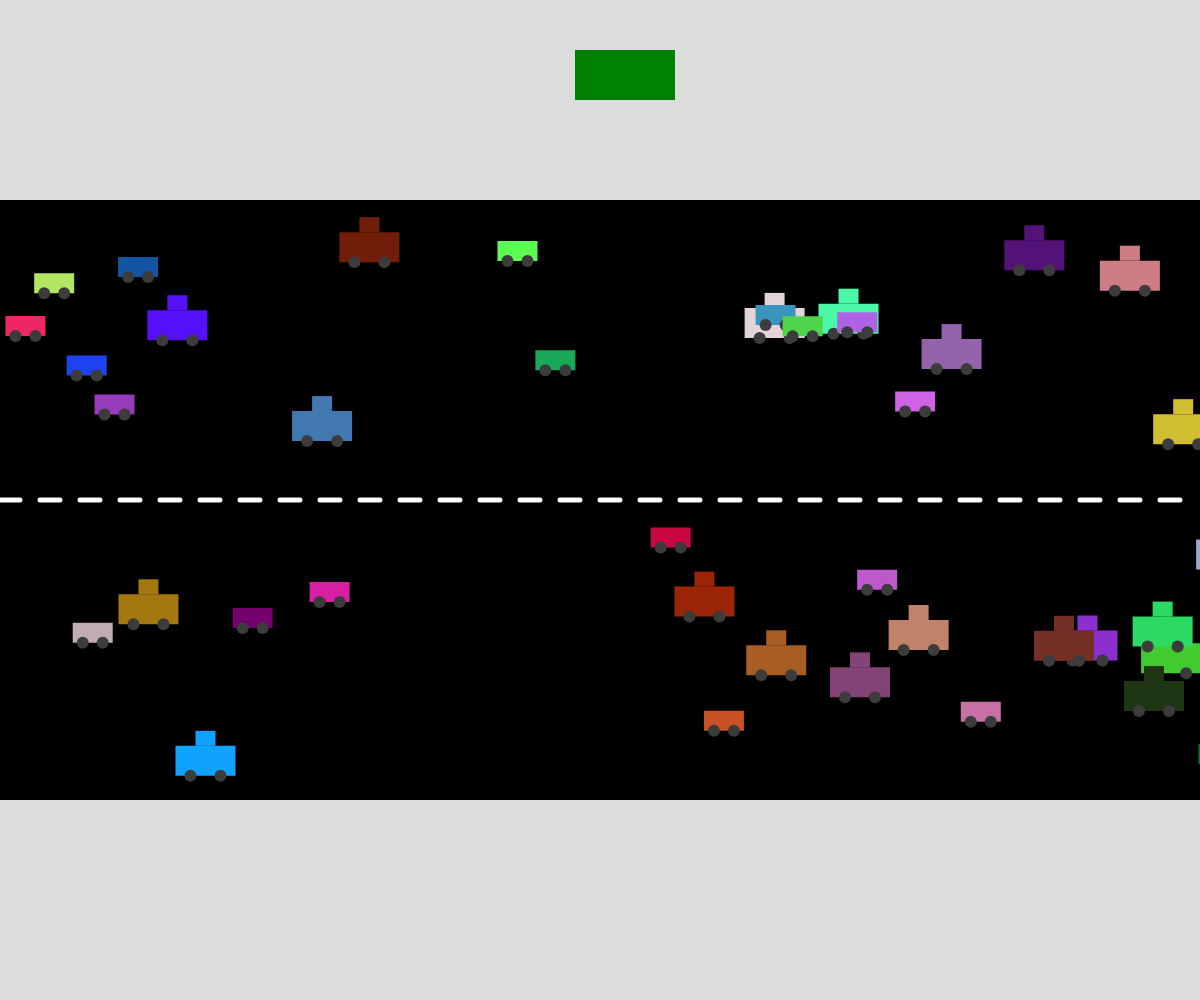
Frame 1 (no input)
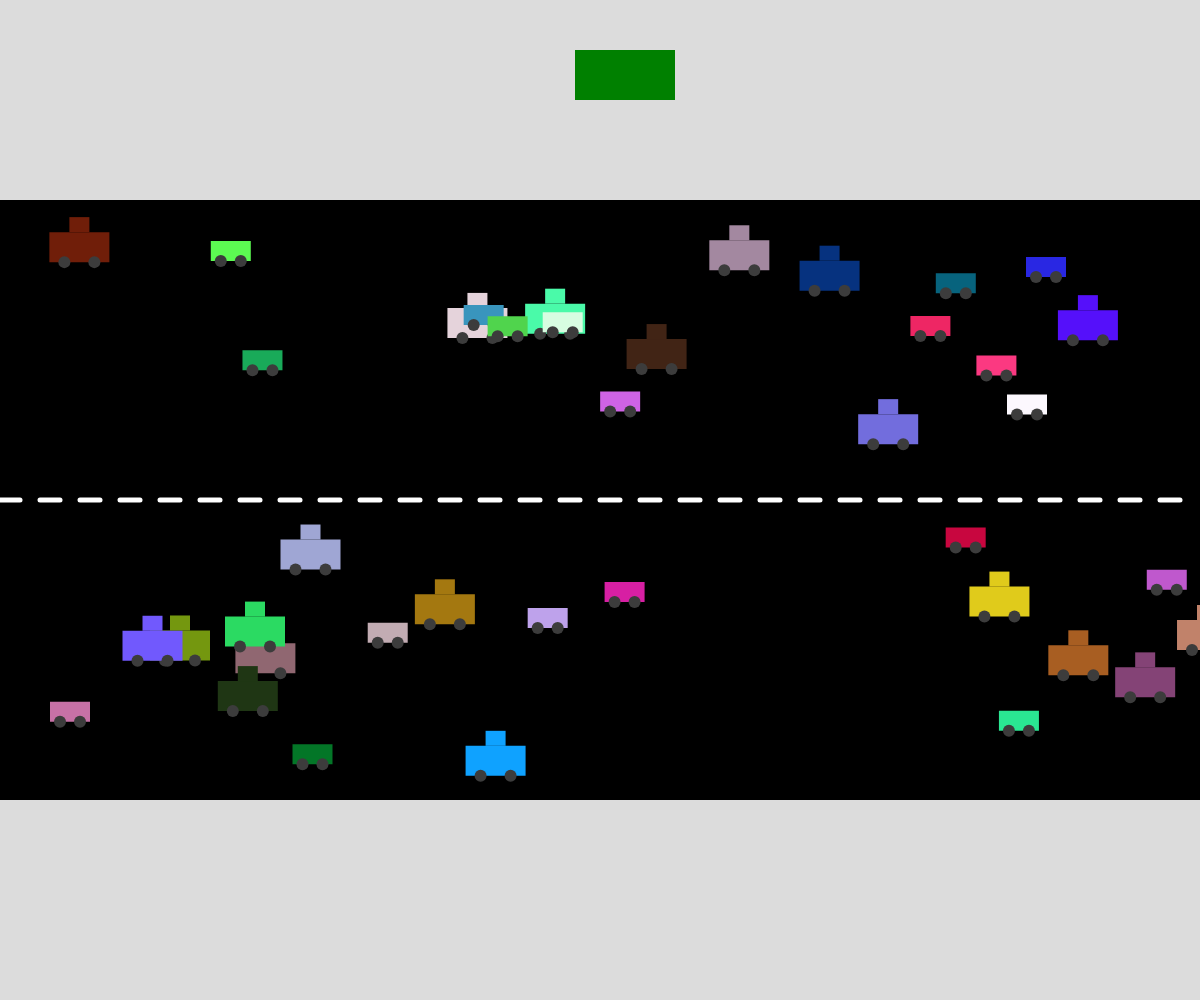
Frame 60 (no input)
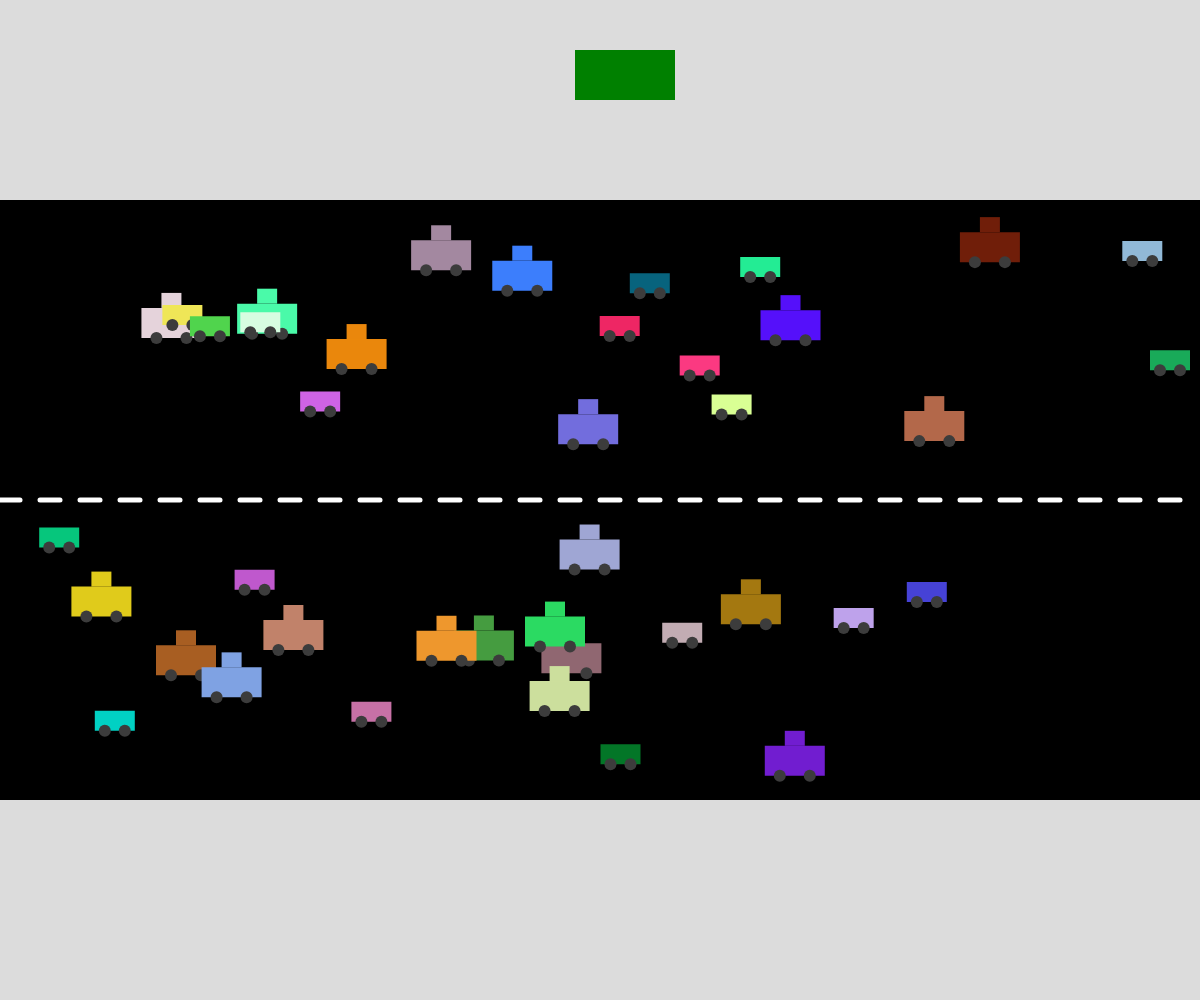
Frame 120 (the mouse pressed at the canvas centre since frame 60)

The p5.js sketch that drew these frames (run headless with seeded random() and noise() and a simulated clock; from frame 60 on, the mouse is pressed at the canvas centre):

// p5.js sketch
// ── sketch.js
// CARS CARS CARS
// Your Name
// Date
//
// Extra for Experts:
// - describe what you did to take this project "above and beyond"

let eastbound = [];
let westbound = [];
let Light;

function setup() {
  createCanvas(windowWidth, windowHeight);
  for (let i = 0; i < 20; i++) {
    eastbound.push(new Vehicle(random(width), height / 2 + 20 + random(240), 1, 5));
    westbound.push(new Vehicle(random(width), height / 2 - 50 + random(-225), -1, 5));
  }
  Light = new trafficLight();
}

function mouseClicked() {
  if (keyIsDown(SHIFT)) {
    westbound.push(new Vehicle(random(windowWidth), height / 2 - 30 + random(-250), -1, 5));

  }
  else {
    eastbound.push(new Vehicle(random(windowWidth), height / 2 + 20 + random(250), 1, 5));
  }
}

function draw() {
  background(220);
  drawRoad();
  Light.update();
  Light.display();
  for (let i = 0; i < eastbound.length; i++) {
    eastbound[i].action();
  }
  for (let i = 0; i < westbound.length; i++) {
    westbound[i].action();
  }
}

function drawRoad() {
  fill(0);
  noStroke();
  rect(0, height / 2 - 300, width, 600);
  stroke(255);
  strokeWeight(5);
  for (let i = 0; i < width; i += 40) {
    line(i, height / 2, i + 20, height / 2);
  }
}


class Vehicle {
  constructor(x, y, dir, xSpeed) {
    this.x = x;
    this.y = y;
    this.dir = dir;
    this.c = color(random(255), random(255), random(255));
    this.type = int(random(2));
    this.xSpeed = xSpeed;
  }


  action() {
    // call the other functions like move, speed up etc..
    this.display();
    if (Light.state === "green") {
      this.move();
    }
    if (int(random(100)) === 1) {
      this.speedDown();
    }
    if (int(random(100)) === 1) {
      this.speedUp();
    }
    if (random(1) < 0.01) {
      this.changeColor();
    }
  }

  display() {
    if (this.type === 0) {
      this.drawCar();
    }
    else if (this.type === 1) {
      this.drawTruck();
    }
  }

  drawCar() {
    fill(this.c);
    noStroke();
    // Car body
    rect(this.x, this.y, 40, 20);
    // Wheels
    fill(60);  // Tire color
  ellipse(this.x + 10, this.y + 20, 12, 12); // Left wheel
  ellipse(this.x + 30, this.y + 20, 12, 12); // Right wheel 
}

  drawTruck() {
    fill(this.c);
    noStroke();
    // Truck body
    rect(this.x, this.y, 60, 30);
    rect(this.x + 20, this.y - 15, 20, 15);
    // Wheels
    fill(60);
    ellipse(this.x + 15, this.y + 30, 12, 12); // Left wheel
    ellipse(this.x + 45, this.y + 30, 12, 12); // Right wheel
  }

  move() {
    this.x += this.xSpeed * this.dir;
    if (this.x > width) {
      this.x = 0; // Wrap around 
    }
    if (this.x < 0) {
      this.x = width; // Wrap around
    }
  }

  speedUp() {
    if (this.xSpeed < 15 && this.xSpeed > 0) {
      this.xSpeed += 0.1;
    }
  }

  speedDown() {
    if (this.xSpeed > 0.11) {
      this.xSpeed -= 0.1;
    }
  }
  changeColor() {
    this.c = color(random(255), random(255), random(255));
  }

}

class trafficLight {
  constructor() {
    this.state = "green";
    this.time = 0;
  }

  update() {
    if (this.time > 0) {
      this.time--;
      if (this.time === 0) {
        this.state = "green"; //resets the light to greem
      }
    }
  }

  display() {
    if (this.state === "green") {
      fill("green");
    }
    else {
      fill("red");
    }
    noStroke();
    rect(width / 2 - 25, height / 2 - 450, 100, 50);
  }
  toggle() {
    if (this.state === "green") {
      this.state = "red";
      this.time = 120;
    }
  }
}

function keyPressed() {
  if (key === ' ') {
    Light.toggle();
  }
}
